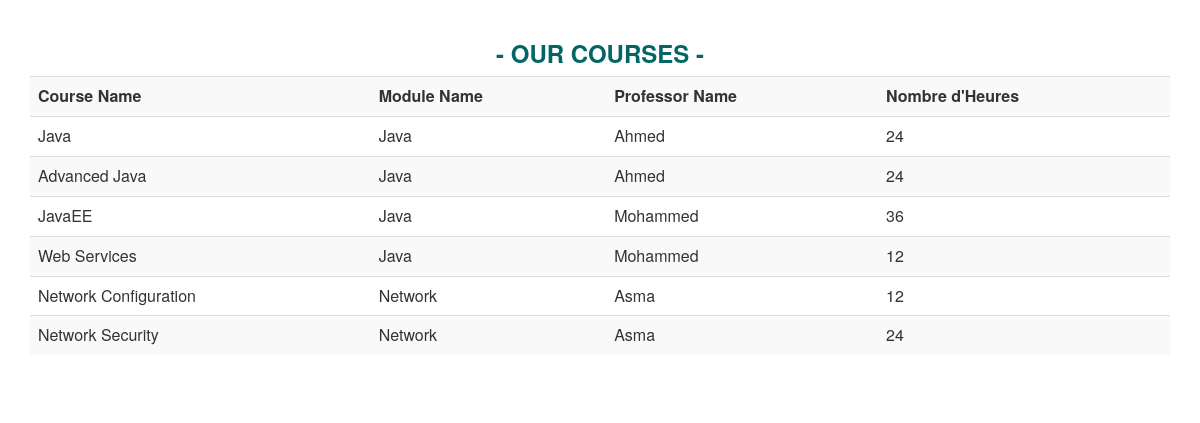
Page /courses/ on the committed database.
### courses/models.py (models this page shows, shortened)
class Course(models.Model):
	name = models.CharField(max_length = 80)
	module = models.ForeignKey('Module')
	professor = models.ForeignKey('Professor')
	nombre_heures = models.IntegerField()

class Module(models.Model):
	name = models.CharField(max_length = 80)
	department = models.CharField(max_length = 80)
	start_year = models.CharField(max_length = 4)

class Professor(models.Model):
	name = models.CharField(max_length = 80)
	speciality = models.CharField(max_length = 80)
	birth_day = models.DateField(auto_now = False, auto_now_add = False)
	country = models.CharField(max_length = 80)

### courses/views.py (the view)
def all_courses(request):
	all_courses = Course.objects.all()
	return render(request, 'courses/all_courses.html', {'all_courses': all_courses})

### courses/templates/courses/all_courses.html (shortened to what this page needs)
{% load static %}
<html>
	<head>
		<link rel="stylesheet" href="{% static 'css/bootstrap.min.css' %}">
	</head>
	<body ng-app>
		<div class="container">
			<br>
			<h3 class="blue bold center uppercase">- Our courses -</h3>
			<table class="table table-striped">
				<tr>
					<th>Course Name</th>
					<th>Module Name</th>
					<th>Professor Name</th>
					<th>Nombre d'Heures</th>
				</tr>
				{% for course in all_courses %}
				<tr>
					<td>{{ course.name }}</td>
					<td>{{ course.module.name }}</td>
					<td>{{ course.professor.name }}</td>
					<td>{{ course.nombre_heures }}</td>
				</tr>
				{% empty %}
				<tr>
					<td colspan="4" class="center">Sorry! No available courses</td>
				</tr>
				{% endfor %}
			</table>
			<br>
		</div>
	</body>
</html>

### courses/templates/courses/all_courses.html (style rules this page uses)
.blue { color: #036564; }
.bold { font-weight: bold; }
.center { text-align: center; }
.uppercase { text-transform: uppercase; }

### rows in the picture
Course: name "Java", module.name "Java", professor.name "Ahmed", nombre_heures "24"
Course: name "Advanced Java", module.name "Java", professor.name "Ahmed", nombre_heures "24"
Course: name "JavaEE", module.name "Java", professor.name "Mohammed", nombre_heures "36"
Course: name "Web Services", module.name "Java", professor.name "Mohammed", nombre_heures "12"
Course: name "Network Configuration", module.name "Network", professor.name "Asma", nombre_heures "12"
Course: name "Network Security", module.name "Network", professor.name "Asma", nombre_heures "24"
